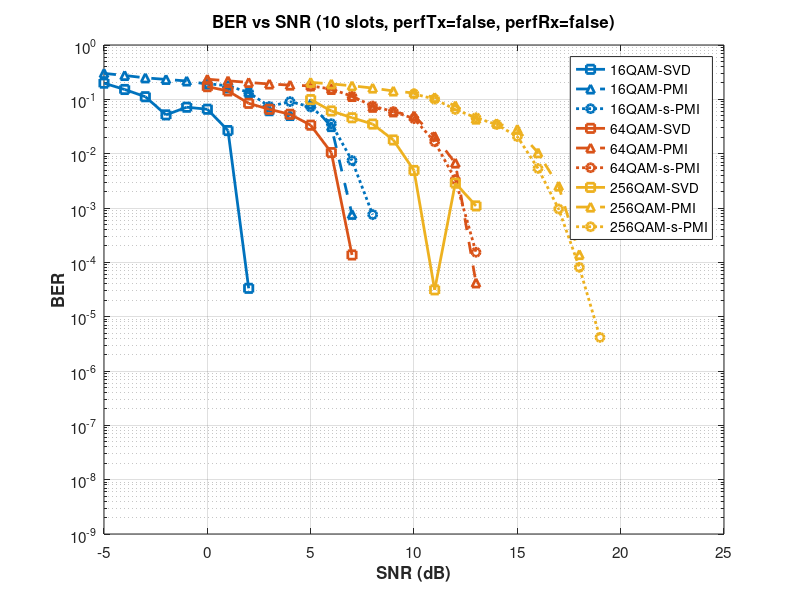

Source code (MATLAB):
% Extract data from simulation results (Perfect TX = false, Perfect RX = false)

% 16QAM-PMI (from results_20251105_105452.txt)
SNRdB_16QAM_PMI = [-5; -4; -3; -2; -1; 0; 1; 2; 3; 4; 5; 6; 7; 8; 9; 10];
BER_16QAM_PMI = [3.0033e-01; 2.7496e-01; 2.4842e-01; 2.3272e-01; 2.1775e-01; ...
    1.9046e-01; 1.6219e-01; 1.3330e-01; 6.1806e-02; 5.0440e-02; 8.2764e-02; ...
    3.1530e-02; 7.6437e-04; 0.0000e+00; 0.0000e+00; 0.0000e+00];

% 16QAM-SVD (from results_20251105_110430.txt)
SNRdB_16QAM_SVD = [-5; -4; -3; -2; -1; 0; 1; 2; 3; 4; 5; 6; 7; 8; 9; 10];
BER_16QAM_SVD = [1.9835e-01; 1.5182e-01; 1.1170e-01; 5.1732e-02; 7.1606e-02; ...
    6.5749e-02; 2.6620e-02; 3.3234e-05; 0.0000e+00; 0.0000e+00; 0.0000e+00; ...
    0.0000e+00; 0.0000e+00; 0.0000e+00; 0.0000e+00; 0.0000e+00];

% 16QAM-s-PMI (from results_20251105_113335.txt)
SNRdB_16QAM_sPMI = [0; 1; 2; 3; 4; 5; 6; 7; 8; 9; 10; 11; 12; 13; 14; 15];
BER_16QAM_sPMI = [1.9432e-01; 1.7757e-01; 1.3403e-01; 7.3658e-02; 9.0936e-02; ...
    7.2453e-02; 3.5597e-02; 7.4734e-03; 7.5607e-04; 0.0000e+00; 0.0000e+00; ...
    0.0000e+00; 0.0000e+00; 0.0000e+00; 0.0000e+00; 0.0000e+00];

% 64QAM-PMI (from results_20251105_105452.txt)
SNRdB_64QAM_PMI = [0; 1; 2; 3; 4; 5; 6; 7; 8; 9; 10; 11; 12; 13; 14; 15];
BER_64QAM_PMI = [2.3447e-01; 2.1939e-01; 2.0462e-01; 1.9157e-01; 1.8287e-01; ...
    1.7670e-01; 1.5222e-01; 1.1290e-01; 7.1430e-02; 5.8746e-02; 4.9808e-02; ...
    2.0942e-02; 6.7241e-03; 4.1834e-05; 0.0000e+00; 0.0000e+00];

% 64QAM-SVD (from results_20251105_110430.txt)
SNRdB_64QAM_SVD = [0; 1; 2; 3; 4; 5; 6; 7; 8; 9; 10; 11; 12; 13; 14; 15];
BER_64QAM_SVD = [1.7112e-01; 1.4272e-01; 8.4379e-02; 6.5543e-02; 5.3093e-02; ...
    3.3445e-02; 1.0467e-02; 1.3666e-04; 0.0000e+00; 0.0000e+00; 0.0000e+00; ...
    0.0000e+00; 0.0000e+00; 0.0000e+00; 0.0000e+00; 0.0000e+00];

% 64QAM-s-PMI (from results_20251105_113335.txt)
SNRdB_64QAM_sPMI = [5; 6; 7; 8; 9; 10; 11; 12; 13; 14; 15; 16; 17; 18; 19; 20];
BER_64QAM_sPMI = [1.7637e-01; 1.5482e-01; 1.1395e-01; 7.5343e-02; 5.9446e-02; ...
    4.4191e-02; 1.6558e-02; 3.3384e-03; 1.5339e-04; 0.0000e+00; 0.0000e+00; ...
    0.0000e+00; 0.0000e+00; 0.0000e+00; 0.0000e+00; 0.0000e+00];

% 256QAM-PMI (from results_20251105_105452.txt)
SNRdB_256QAM_PMI = [5; 6; 7; 8; 9; 10; 11; 12; 13; 14; 15; 16; 17; 18; 19; 20];
BER_256QAM_PMI = [2.0534e-01; 1.9204e-01; 1.7752e-01; 1.6125e-01; 1.4250e-01; ...
    1.3080e-01; 1.0879e-01; 7.6235e-02; 4.3284e-02; 3.6140e-02; 2.8050e-02; ...
    1.0393e-02; 2.5307e-03; 1.3910e-04; 0.0000e+00; 0.0000e+00];

% 256QAM-SVD (from results_20251105_110430.txt)
SNRdB_256QAM_SVD = [5; 6; 7; 8; 9; 10; 11; 12; 13; 14; 15; 16; 17; 18; 19; 20];
BER_256QAM_SVD = [9.8879e-02; 6.1070e-02; 4.5815e-02; 3.5059e-02; 1.7869e-02; ...
    4.9078e-03; 3.1141e-05; 2.8754e-03; 1.0920e-03; 0.0000e+00; 0.0000e+00; ...
    0.0000e+00; 0.0000e+00; 0.0000e+00; 0.0000e+00; 0.0000e+00];

% 256QAM-s-PMI (from results_20251105_113335.txt)
SNRdB_256QAM_sPMI = [10; 11; 12; 13; 14; 15; 16; 17; 18; 19; 20; 21; 22; 23; 24; 25];
BER_256QAM_sPMI = [1.2593e-01; 1.0092e-01; 6.5056e-02; 4.5848e-02; 3.4363e-02; ...
    2.0657e-02; 5.3459e-03; 9.5914e-04; 8.0967e-05; 4.1521e-06; 0.0000e+00; ...
    0.0000e+00; 0.0000e+00; 0.0000e+00; 0.0000e+00; 0.0000e+00];

% Store in cell arrays
SNRdB_all = {SNRdB_16QAM_SVD, SNRdB_16QAM_PMI, SNRdB_16QAM_sPMI, ...
             SNRdB_64QAM_SVD, SNRdB_64QAM_PMI, SNRdB_64QAM_sPMI, ...
             SNRdB_256QAM_SVD, SNRdB_256QAM_PMI, SNRdB_256QAM_sPMI};
avgBER_all = {BER_16QAM_SVD, BER_16QAM_PMI, BER_16QAM_sPMI, ...
              BER_64QAM_SVD, BER_64QAM_PMI, BER_64QAM_sPMI, ...
              BER_256QAM_SVD, BER_256QAM_PMI, BER_256QAM_sPMI};

% Configuration
ModOrderList = [16, 64, 256];
precodingList = {'SVD', 'PMI', 's-PMI'};
combinationLabels = {'16QAM-SVD', '16QAM-PMI', '16QAM-s-PMI', ...
                     '64QAM-SVD', '64QAM-PMI', '64QAM-s-PMI', ...
                     '256QAM-SVD', '256QAM-PMI', '256QAM-s-PMI'};
numIter = 10;
noSlotsSim = 1;

% Plotting
figure;
numCombinations = length(ModOrderList) * length(precodingList);
modColors = lines(length(ModOrderList));
lineStyles = {'-', '--', ':'};
markers = {'s', '^', 'o'};

for combIdx = 1:numCombinations
    modIdx = ceil(combIdx / length(precodingList));
    precodingIdx = mod(combIdx - 1, length(precodingList)) + 1;
    
    semilogy(SNRdB_all{combIdx}, avgBER_all{combIdx}, ... 
        'LineWidth', 2, ...
        'LineStyle', lineStyles{precodingIdx}, ...
        'Marker', markers{precodingIdx}, ...
        'MarkerSize', 6, ...
        'Color', modColors(modIdx, :), ...
        'DisplayName', combinationLabels{combIdx});
    hold on;
end

grid on;
hold off;
xlabel('SNR (dB)', 'FontSize', 12, 'FontWeight', 'bold');
ylabel('BER', 'FontSize', 12, 'FontWeight', 'bold');
title(sprintf('BER vs SNR (%d slots, perfTx=false, perfRx=false)', numIter), ...
    'FontSize', 14, 'FontWeight', 'bold');
legend('Location', 'best', 'FontSize', 10);
set(gca, 'FontSize', 11);
ylim([1e-9 1e0]);
xlim([-5 25]);
